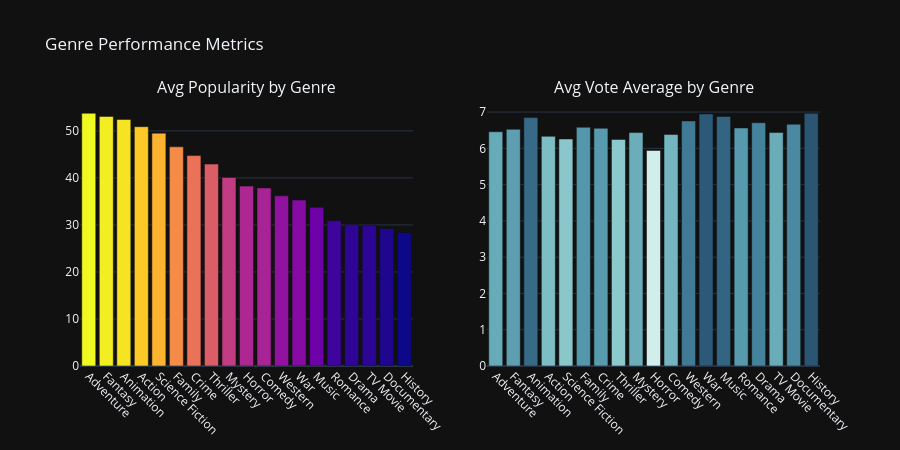

This figure's notebook cell:
### Code cell
# ── Average Popularity & Vote per Genre ───────────────────────────────────────
genre_stats = df.groupby('Genre').agg(
    Avg_Popularity=('Popularity','mean'),
    Avg_Vote=('Vote_Average','mean'),
    Avg_VoteCount=('Vote_Count','mean'),
    Movie_Count=('Title','nunique')
).reset_index().sort_values('Avg_Popularity', ascending=False)

fig = make_subplots(rows=1, cols=2,
    subplot_titles=('Avg Popularity by Genre','Avg Vote Average by Genre'))

fig.add_trace(go.Bar(x=genre_stats['Genre'], y=genre_stats['Avg_Popularity'],
    marker_color=genre_stats['Avg_Popularity'], marker_colorscale='Plasma',
    name='Popularity'), row=1, col=1)

fig.add_trace(go.Bar(x=genre_stats['Genre'], y=genre_stats['Avg_Vote'],
    marker_color=genre_stats['Avg_Vote'], marker_colorscale='Teal',
    name='Vote Avg'), row=1, col=2)

fig.update_layout(height=450, template='plotly_dark',
    title='Genre Performance Metrics', showlegend=False)
fig.update_xaxes(tickangle=45)
fig.show()

### Figure 1 — Plotly figure (JSON) as saved in the notebook; plotly's stock layout.template omitted (floating-point values rounded to 4 significant figures)
{"data": [{"marker": {"color": [53.74, 53.08, 52.43, 50.89, 49.51, 46.61, 44.75, 42.95, 40.09, 38.26, 37.87, 36.19, 35.3, 33.77, 30.87, 30.08, 29.95, 29.24, 28.4], "colorscale": [[0, "#0d0887"], [0.1111, "#46039f"], [0.2222, "#7201a8"], [0.3333, "#9c179e"], [0.4444, "#bd3786"], [0.5556, "#d8576b"], [0.6667, "#ed7953"], [0.7778, "#fb9f3a"], [0.8889, "#fdca26"], [1, "#f0f921"]]}, "name": "Popularity", "type": "bar", "x": ["Adventure", "Fantasy", "Animation", "Action", "Science Fiction", "Family", "Crime", "Thriller", "Mystery", "Horror", "Comedy", "Western", "War", "Music", "Romance", "Drama", "TV Movie", "Documentary", "History"], "xaxis": "x", "y": [53.74, 53.08, 52.43, 50.89, 49.51, 46.61, 44.75, 42.95, 40.09, 38.26, 37.87, 36.19, 35.3, 33.77, 30.87, 30.08, 29.95, 29.24, 28.4], "yaxis": "y"}, {"marker": {"color": [6.457, 6.526, 6.847, 6.33, 6.257, 6.581, 6.552, 6.246, 6.434, 5.94, 6.383, 6.755, 6.949, 6.879, 6.561, 6.706, 6.438, 6.664, 6.966], "colorscale": [[0, "rgb(209, 238, 234)"], [0.1667, "rgb(168, 219, 217)"], [0.3333, "rgb(133, 196, 201)"], [0.5, "rgb(104, 171, 184)"], [0.6667, "rgb(79, 144, 166)"], [0.8333, "rgb(59, 115, 143)"], [1, "rgb(42, 86, 116)"]]}, "name": "Vote Avg", "type": "bar", "x": ["Adventure", "Fantasy", "Animation", "Action", "Science Fiction", "Family", "Crime", "Thriller", "Mystery", "Horror", "Comedy", "Western", "War", "Music", "Romance", "Drama", "TV Movie", "Documentary", "History"], "xaxis": "x2", "y": [6.457, 6.526, 6.847, 6.33, 6.257, 6.581, 6.552, 6.246, 6.434, 5.94, 6.383, 6.755, 6.949, 6.879, 6.561, 6.706, 6.438, 6.664, 6.966], "yaxis": "y2"}], "layout": {"annotations": [{"font": {"size": 16}, "showarrow": false, "text": "Avg Popularity by Genre", "x": 0.225, "xanchor": "center", "xref": "paper", "y": 1, "yanchor": "bottom", "yref": "paper"}, {"font": {"size": 16}, "showarrow": false, "text": "Avg Vote Average by Genre", "x": 0.775, "xanchor": "center", "xref": "paper", "y": 1, "yanchor": "bottom", "yref": "paper"}], "height": 450, "showlegend": false, "title": {"text": "Genre Performance Metrics"}, "xaxis": {"anchor": "y", "domain": [0, 0.45], "tickangle": 45}, "xaxis2": {"anchor": "y2", "domain": [0.55, 1], "tickangle": 45}, "yaxis": {"anchor": "x", "domain": [0, 1]}, "yaxis2": {"anchor": "x2", "domain": [0, 1]}}}
